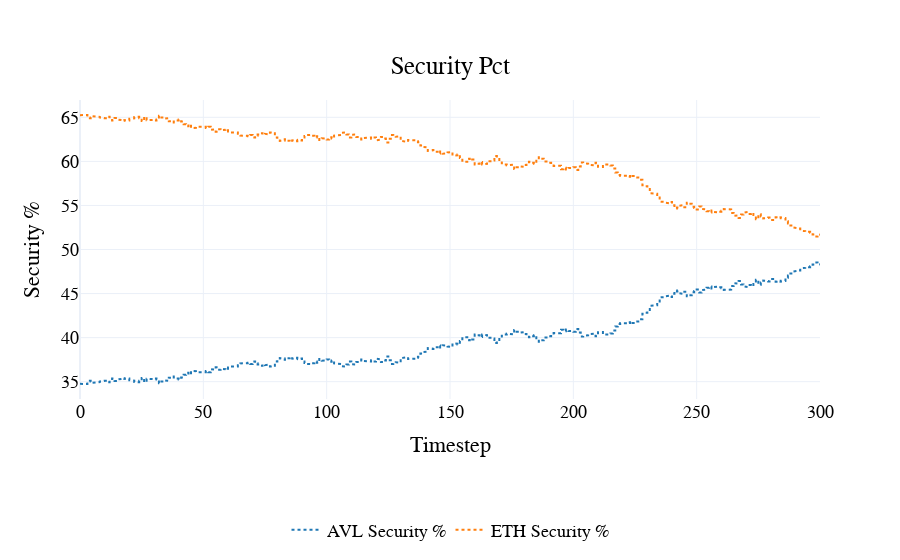

The notebook cell this image was saved under:
### Code cell
visualizations.plot_security_pct(
    df
)

### Figure 1 — Plotly figure (JSON) as saved in the notebook; plotly's stock layout.template omitted (floating-point values rounded to 4 significant figures; data arrays with more than 128 entries replaced by an {"elided": "..."} marker saying what was removed)
{"data": [{"line": {"color": "#1f77b4", "dash": "dot"}, "name": "AVL Security %", "type": "scatter", "x": {"elided": "1501 int values"}, "y": {"elided": "1501 float values"}}, {"line": {"color": "#ff7f0e", "dash": "dot"}, "name": "ETH Security %", "type": "scatter", "x": {"elided": "1501 int values"}, "y": {"elided": "1501 float values"}}], "layout": {"font": {"color": "black", "family": "Arial", "size": 18}, "hovermode": "x unified", "legend": {"orientation": "h", "x": 0.5, "xanchor": "center", "y": -0.5, "yanchor": "bottom"}, "paper_bgcolor": "rgba(255, 255, 255, 1)", "plot_bgcolor": "rgba(255, 255, 255, 1)", "title": {"text": "Security Pct", "x": 0.5, "xanchor": "center", "y": 0.9, "yanchor": "top"}, "xaxis": {"title": {"text": "Timestep"}}, "yaxis": {"title": {"text": "Security %"}}}}
